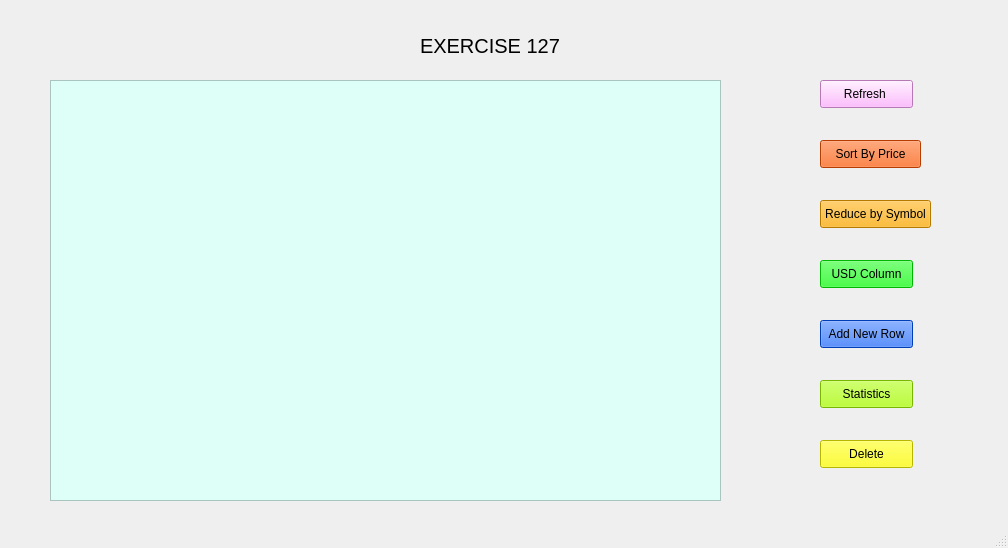
<?xml version="1.0" encoding="UTF-8"?>
<ui version="4.0">
 <class>MainWindow</class>
 <widget class="QMainWindow" name="MainWindow">
  <property name="geometry">
   <rect>
    <x>0</x>
    <y>0</y>
    <width>1008</width>
    <height>548</height>
   </rect>
  </property>
  <property name="windowTitle">
   <string>MainWindow</string>
  </property>
  <widget class="QWidget" name="centralwidget">
   <widget class="QTableWidget" name="tableWidget">
    <property name="geometry">
     <rect>
      <x>50</x>
      <y>80</y>
      <width>671</width>
      <height>421</height>
     </rect>
    </property>
    <property name="styleSheet">
     <string notr="true">background-color: rgb(221, 255, 247);
color: rgb(0, 0, 0);</string>
    </property>
   </widget>
   <widget class="QLabel" name="label">
    <property name="geometry">
     <rect>
      <x>340</x>
      <y>440</y>
      <width>55</width>
      <height>21</height>
     </rect>
    </property>
    <property name="text">
     <string/>
    </property>
   </widget>
   <widget class="QPushButton" name="pushButton">
    <property name="geometry">
     <rect>
      <x>820</x>
      <y>80</y>
      <width>93</width>
      <height>28</height>
     </rect>
    </property>
    <property name="styleSheet">
     <string notr="true">color: rgb(0, 0, 0);
background-color: rgb(255, 170, 255);</string>
    </property>
    <property name="text">
     <string>Refresh </string>
    </property>
   </widget>
   <widget class="QPushButton" name="pushButton_2">
    <property name="geometry">
     <rect>
      <x>820</x>
      <y>140</y>
      <width>101</width>
      <height>28</height>
     </rect>
    </property>
    <property name="styleSheet">
     <string notr="true">color: rgb(0, 0, 0);
background-color: rgb(255, 85, 0);</string>
    </property>
    <property name="text">
     <string>Sort By Price</string>
    </property>
   </widget>
   <widget class="QPushButton" name="pushButton_3">
    <property name="geometry">
     <rect>
      <x>820</x>
      <y>200</y>
      <width>111</width>
      <height>28</height>
     </rect>
    </property>
    <property name="styleSheet">
     <string notr="true">color: rgb(0, 0, 0);
background-color: rgb(255, 170, 0);</string>
    </property>
    <property name="text">
     <string>Reduce by Symbol</string>
    </property>
   </widget>
   <widget class="QPushButton" name="pushButton_4">
    <property name="geometry">
     <rect>
      <x>820</x>
      <y>260</y>
      <width>93</width>
      <height>28</height>
     </rect>
    </property>
    <property name="styleSheet">
     <string notr="true">color: rgb(0, 0, 0);
background-color: rgb(0, 255, 0);</string>
    </property>
    <property name="text">
     <string>USD Column</string>
    </property>
   </widget>
   <widget class="QPushButton" name="pushButton_5">
    <property name="geometry">
     <rect>
      <x>820</x>
      <y>320</y>
      <width>93</width>
      <height>28</height>
     </rect>
    </property>
    <property name="styleSheet">
     <string notr="true">color: rgb(0, 0, 0);
background-color: rgb(0, 85, 255);</string>
    </property>
    <property name="text">
     <string>Add New Row</string>
    </property>
   </widget>
   <widget class="QPushButton" name="pushButton_6">
    <property name="geometry">
     <rect>
      <x>820</x>
      <y>380</y>
      <width>93</width>
      <height>28</height>
     </rect>
    </property>
    <property name="styleSheet">
     <string notr="true">color: rgb(0, 0, 0);
background-color: rgb(170, 255, 0);</string>
    </property>
    <property name="text">
     <string>Statistics</string>
    </property>
   </widget>
   <widget class="QPushButton" name="pushButton_7">
    <property name="geometry">
     <rect>
      <x>820</x>
      <y>440</y>
      <width>93</width>
      <height>28</height>
     </rect>
    </property>
    <property name="styleSheet">
     <string notr="true">color: rgb(0, 0, 0);
background-color: rgb(255, 255, 0);</string>
    </property>
    <property name="text">
     <string>Delete</string>
    </property>
   </widget>
   <widget class="QLabel" name="label_2">
    <property name="geometry">
     <rect>
      <x>420</x>
      <y>30</y>
      <width>171</width>
      <height>31</height>
     </rect>
    </property>
    <property name="font">
     <font>
      <pointsize>15</pointsize>
     </font>
    </property>
    <property name="text">
     <string>EXERCISE 127</string>
    </property>
   </widget>
  </widget>
  <widget class="QStatusBar" name="statusbar"/>
 </widget>
 <resources/>
 <connections/>
</ui>
